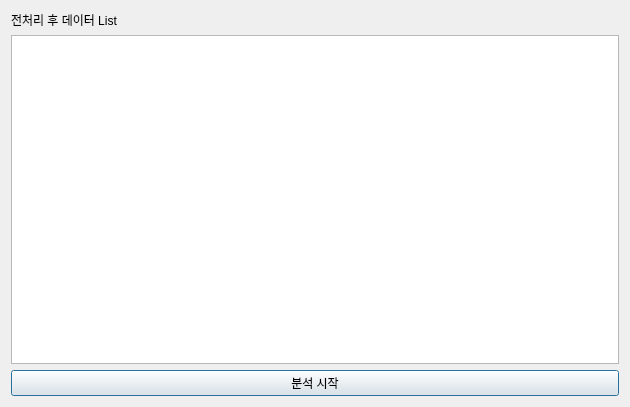
<?xml version="1.0" encoding="UTF-8"?>
<ui version="4.0">
 <class>Dialog</class>
 <widget class="QDialog" name="Dialog">
  <property name="geometry">
   <rect>
    <x>0</x>
    <y>0</y>
    <width>630</width>
    <height>407</height>
   </rect>
  </property>
  <property name="windowTitle">
   <string>Dialog</string>
  </property>
  <layout class="QVBoxLayout" name="verticalLayout">
   <item>
    <widget class="QLabel" name="label">
     <property name="text">
      <string>전처리 후 데이터 List</string>
     </property>
    </widget>
   </item>
   <item>
    <widget class="QTableWidget" name="data_tableWidget"/>
   </item>
   <item>
    <widget class="QPushButton" name="preprocessed_data_dialog_push">
     <property name="text">
      <string>분석 시작</string>
     </property>
    </widget>
   </item>
  </layout>
 </widget>
 <resources/>
 <connections/>
</ui>
